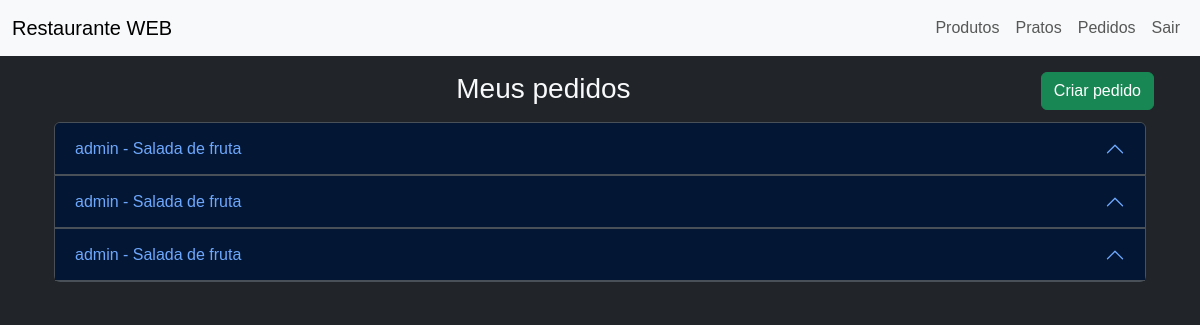
The app's page / (signed in), older data.
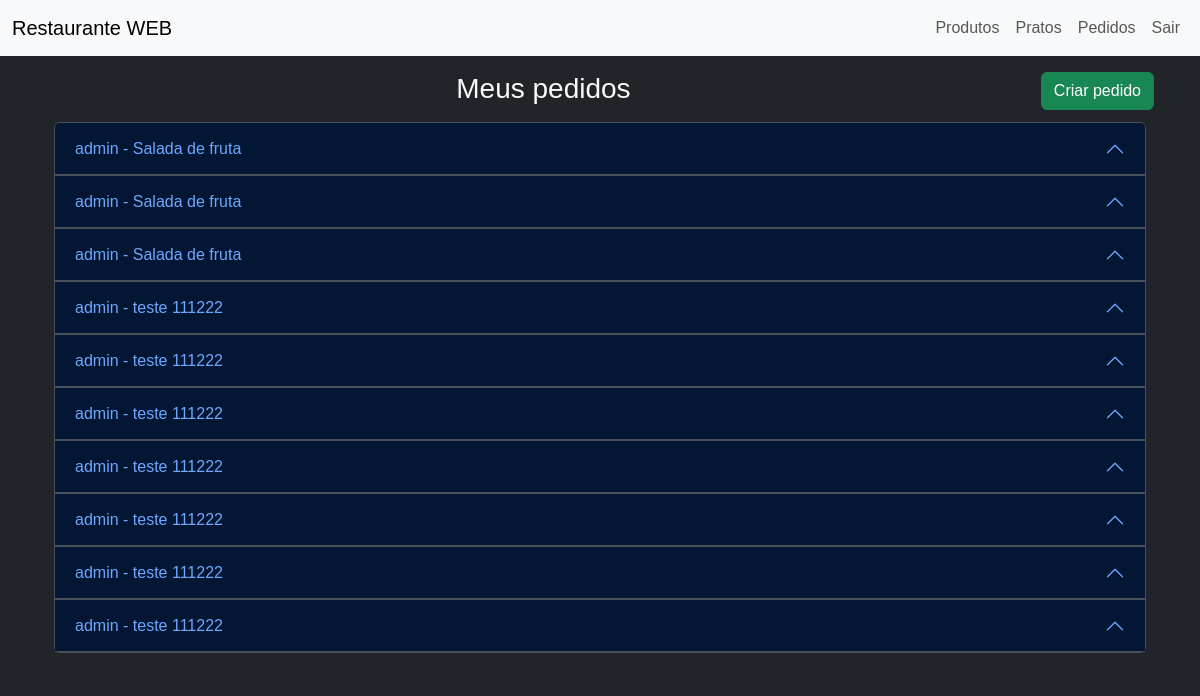
The same page, newer data.
### pedido/models.py (models this page shows)
class Pedido(models.Model):
    usuario= models.ForeignKey(User, on_delete=models.CASCADE)
    prato= models.ForeignKey(Prato, on_delete=models.PROTECT)
    datahora= models.DateTimeField(default=timezone.now)
    def __str__(self):  #definição de função adionada
        return f"{self.usuario} - {self.prato.nome}"

### estoque/models.py (models this page shows)
class Prato(models.Model):
    nome = models.CharField(max_length=255)
    produtos = models.ManyToManyField(Produto,through='PratoProduto')
    preco = models.FloatField()
    def __str__(self):  #definição de função adionada
        return f"{self.nome} - R${self.preco}"

### pedido/views.py (the view)
# urls.py: path('', views.pedidos, name='pedidos')
@login_required
def pedidos(request):
    if not request.user.is_authenticated:
        return HttpResponseForbidden("Você não tem permissão para acessar esta página.")
    pedidos = Pedido.objects.filter(usuario_id=request.user.id)
    context = {'pedidos': pedidos}
    return render(request, 'pedidos.html', context)

### pedido/templates/pedidos.html (shortened to what this page needs)
{% extends "base.html" %}
{% block conteudo %}
<div class="bg-dark mb-3 mx-auto p-2" data-bs-theme="dark">
<button type="button" class="btn btn-success float-end"><a href="/pedir"> Criar pedido</a></button>
  <div class="card-body">
    <h3 class="text-center">Meus pedidos </h3>
    {% if pedidos %}
    <div class="accordion p-2" id="accordion-pedidos">
        {% for pedido in pedidos %}
            <div class="accordion-item">
                <h2 class="accordion-header">
                    <button class="accordion-button" type="button" data-bs-toggle="collapse" data-bs-target="#pedido-{{ pedido.id }}" aria-expanded="true" aria-controls="pedido-{{ pedido.id }}">
                        {{ pedido }}
                    </button>
                </h2>
            </div>
        {% endfor %}
    </div>
{% endif %}
  </div>
</div>
{% endblock %}

### pedido/templates/base.html (shortened to what this page needs)
{% load static %}
<!DOCTYPE html>
<html>
  <head>
    <link
      href="https://cdn.jsdelivr.net/npm/bootstrap@5.3.2/dist/css/bootstrap.min.css"
      rel="stylesheet"
    />
    <link
      rel="stylesheet"
      type="text/css"
      href="{% static 'css/styles.css' %}"
    />
  </head>
  <body class="bg-dark text-light">
    <nav class="navbar navbar-expand-lg bg-light">
      <div class="container-fluid">
        <a class="navbar-brand" href="/">Restaurante WEB</a>
        <div class="collapse navbar-collapse" id="navbarNav">
          <ul class="navbar-nav ms-auto">
            {% if user.is_authenticated %} {% if user.is_staff %}
            <li class="nav-item">
              <a class="nav-link" aria-current="page" href="/estoque/produtos"
                >Produtos</a
              >
            </li>
            <li class="nav-item">
              <a class="nav-link" aria-current="page" href="/estoque/pratos"
                >Pratos</a
              >
            </li>
            {% endif %}
            <li class="nav-item">
              <a class="nav-link" aria-current="page" href="/"
                >Pedidos</a
              >
            </li>
            <li class="nav-item">
              <a class="nav-link" aria-current="page" href="/auth/logout"
                >Sair</a
              >
            </li>
            {% endif %}
          </ul>
        </div>
      </div>
    </nav>
    <div class="container container fluid mx-auto p-2">
      {% block conteudo %} {% endblock %}
    </div>
  </body>
</html>

### pedido/static/css/styles.css (style rules this page uses)
body { background-color: #f0f0f0; font-family: Arial, sans-serif; }
a { text-decoration: none; color: white }

Row changes from the older to the newer data that the page shows:
added Pedido: usuario+prato "admin - teste 111222"
added Pedido: usuario+prato "admin - teste 111222"
added Pedido: usuario+prato "admin - teste 111222"
added Pedido: usuario+prato "admin - teste 111222"
added Pedido: usuario+prato "admin - teste 111222"
added Pedido: usuario+prato "admin - teste 111222"
added Pedido: usuario+prato "admin - teste 111222"
